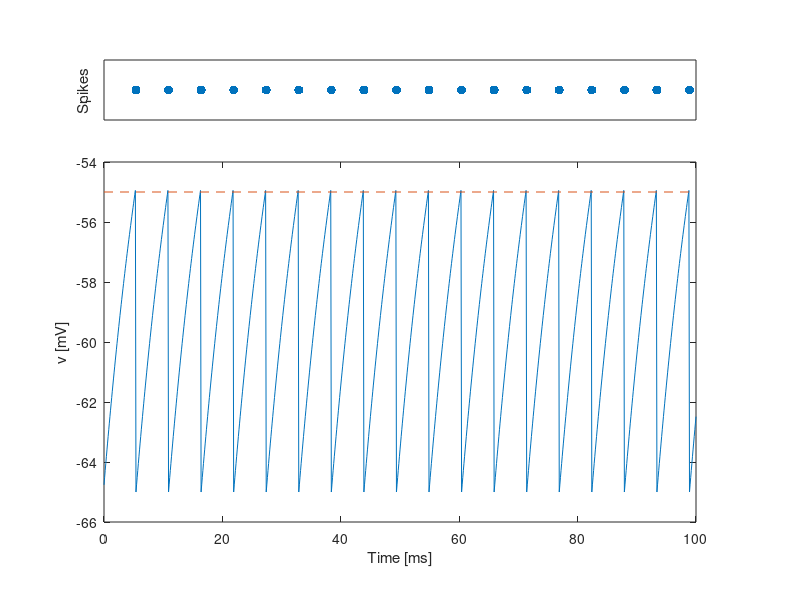

This figure's MATLAB source:
clear; clf;

dt=0.1;
tau=10;
E_L=-65;
theta=-55;
RI_ext=24;

t_step=0; v=E_L;
for t=0:dt:100;
    t_step=t_step+1;
    s=v>theta;
    v=s*E_L+(1-s)*(v-dt/tau*((v-E_L)-RI_ext));
    v_rec(t_step)=v;
    t_rec(t_step)=t;
    s_rec(t_step)=s;
end

subplot('Position',[0.13 0.13 1-0.26 0.6])
plot(t_rec, v_rec);
hold on; plot([0 100], [-55 -55], '--');
axis([0 100 -66 -54]);
xlabel('Time [ms]'); ylabel('v [mV]');

subplot('position', [0.13 0.8 1-0.26 0.1])
plot(t_rec, s_rec, '.', 'markersize', 20);
axis([0 100 0.5 1.5]);
set(gca, 'xtick', [], 'ytick', [])
ylabel('Spikes')
